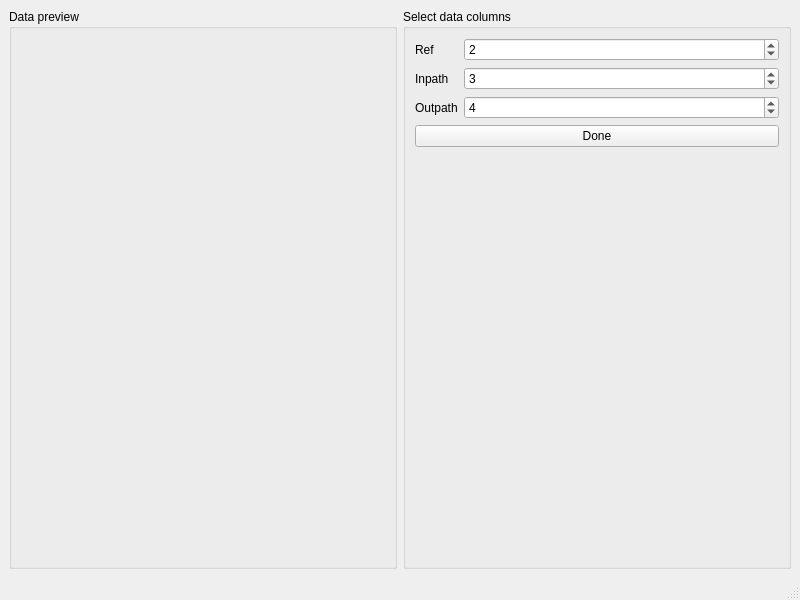
<?xml version="1.0" encoding="UTF-8"?>
<ui version="4.0">
 <class>MainWindow</class>
 <widget class="QMainWindow" name="MainWindow">
  <property name="geometry">
   <rect>
    <x>0</x>
    <y>0</y>
    <width>800</width>
    <height>600</height>
   </rect>
  </property>
  <property name="windowTitle">
   <string>Select number of columns</string>
  </property>
  <widget class="QWidget" name="centralwidget">
   <layout class="QHBoxLayout" name="horizontalLayout">
    <item>
     <widget class="QGroupBox" name="data_preview_groupBox">
      <property name="title">
       <string>Data preview</string>
      </property>
      <layout class="QGridLayout" name="gridLayout_2"/>
     </widget>
    </item>
    <item>
     <widget class="QGroupBox" name="groupBox_2">
      <property name="title">
       <string>Select data columns</string>
      </property>
      <layout class="QGridLayout" name="gridLayout">
       <item row="0" column="0">
        <layout class="QFormLayout" name="formLayout">
         <item row="0" column="0">
          <widget class="QLabel" name="label">
           <property name="text">
            <string>Ref</string>
           </property>
          </widget>
         </item>
         <item row="1" column="0">
          <widget class="QLabel" name="label_2">
           <property name="text">
            <string>Inpath</string>
           </property>
          </widget>
         </item>
         <item row="2" column="0">
          <widget class="QLabel" name="label_3">
           <property name="text">
            <string>Outpath</string>
           </property>
          </widget>
         </item>
         <item row="0" column="1">
          <widget class="QSpinBox" name="ref_spinBox">
           <property name="value">
            <number>2</number>
           </property>
          </widget>
         </item>
         <item row="1" column="1">
          <widget class="QSpinBox" name="inpath_spinBox">
           <property name="value">
            <number>3</number>
           </property>
          </widget>
         </item>
         <item row="2" column="1">
          <widget class="QSpinBox" name="outpath_spinBox">
           <property name="value">
            <number>4</number>
           </property>
          </widget>
         </item>
         <item row="3" column="0" colspan="2">
          <widget class="QPushButton" name="done_pushButton">
           <property name="text">
            <string>Done</string>
           </property>
          </widget>
         </item>
        </layout>
       </item>
      </layout>
     </widget>
    </item>
   </layout>
  </widget>
  <widget class="QMenuBar" name="menubar">
   <property name="geometry">
    <rect>
     <x>0</x>
     <y>0</y>
     <width>800</width>
     <height>31</height>
    </rect>
   </property>
  </widget>
  <widget class="QStatusBar" name="statusbar"/>
 </widget>
 <resources/>
 <connections/>
</ui>
